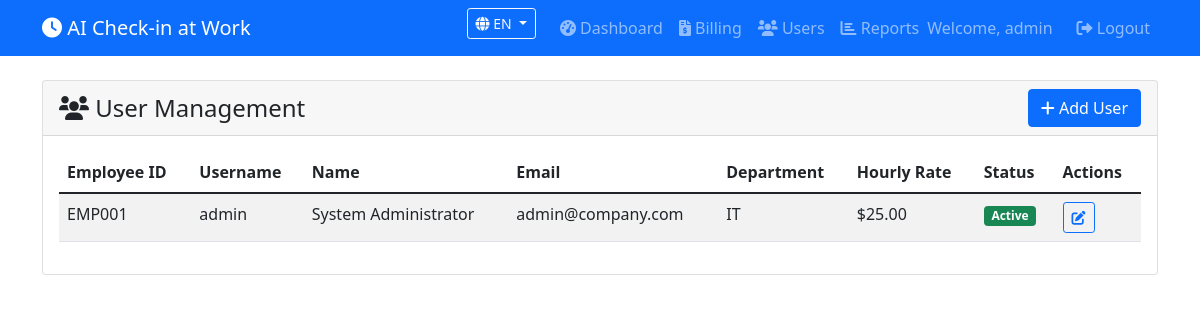
/admin/users (signed in), run on an earlier commit of the app's database.
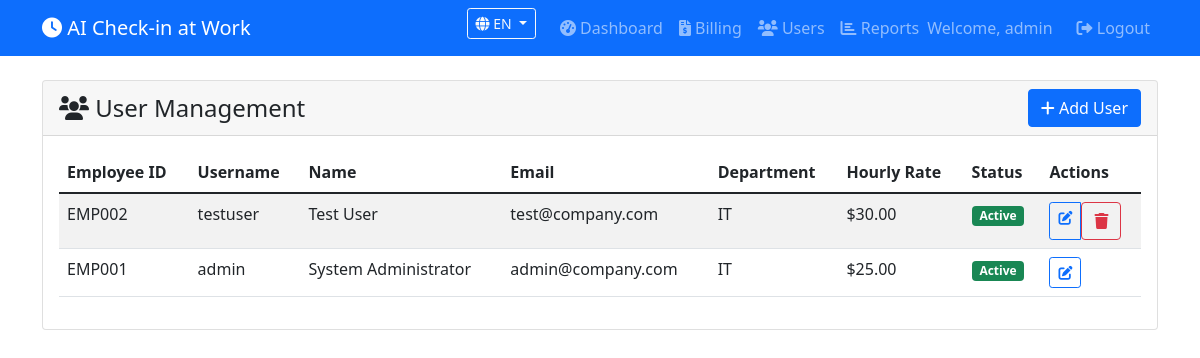
And on a later commit of the database.
### tables this page shows
CREATE TABLE billing_rates (
            id INTEGER PRIMARY KEY AUTOINCREMENT,
            employee_id INTEGER NOT NULL,
            hourly_rate DECIMAL(10,2) NOT NULL DEFAULT 25.00,
            effective_date DATE NOT NULL,
            is_active INTEGER DEFAULT 1,
            created_at TIMESTAMP DEFAULT CURRENT_TIMESTAMP,
            FOREIGN KEY (employee_id) REFERENCES employees (id)
        );

CREATE TABLE employees (
            id INTEGER PRIMARY KEY AUTOINCREMENT,
            employee_id TEXT UNIQUE NOT NULL,
            username TEXT UNIQUE NOT NULL,
            email TEXT UNIQUE NOT NULL,
            password_hash TEXT NOT NULL,
            first_name TEXT NOT NULL,
            last_name TEXT NOT NULL,
            department TEXT,
            position TEXT,
            is_active INTEGER DEFAULT 1,
            created_at TIMESTAMP DEFAULT CURRENT_TIMESTAMP
        );

### src/routes/admin_routes.py (the view)
    def decorated_function(*args, **kwargs):
        if 'employee_id' not in session or session.get('username') != 'admin':
            flash('Admin access required')
            return redirect(url_for('main.dashboard'))
        return f(*args, **kwargs)

### src/database.py (called while the page is built)
def get_db_connection():
    conn = sqlite3.connect(DB_PATH)
    conn.row_factory = sqlite3.Row
    return conn

### src/routes/admin_routes.py (called while the page is built)
def admin_required(f):
    def decorated_function(*args, **kwargs):
        if 'employee_id' not in session or session.get('username') != 'admin':
            flash('Admin access required')
            return redirect(url_for('main.dashboard'))
        return f(*args, **kwargs)
    decorated_function.__name__ = f.__name__
    return decorated_function

@admin_bp.route('/admin/users')
@admin_required
def manage_users():
    conn = get_db_connection()
    users = conn.execute('''
        SELECT e.id, e.employee_id, e.username, e.email, e.first_name, e.last_name,
               e.department, e.position, e.is_active, e.created_at,
               br.hourly_rate
        FROM employees e
        LEFT JOIN billing_rates br ON e.id = br.employee_id AND br.is_active = 1
        ORDER BY e.created_at DESC
    ''').fetchall()
    conn.close()
    return render_template('admin/users.html', users=users)

### templates/admin/users.html (shortened to what this page needs)
{% extends "base.html" %}
{% block content %}
<div class="row">
    <div class="col-12">
        <div class="card">
            <div class="card-header d-flex justify-content-between align-items-center">
                <h4 class="mb-0"><i class="fas fa-users"></i> User Management</h4>
                <a href="{{ url_for('admin.create_user') }}" class="btn btn-primary">
                    <i class="fas fa-plus"></i> Add User
                </a>
            </div>
            <div class="card-body">
                {% if users %}
                <div class="table-responsive">
                    <table class="table table-striped">
                        <thead>
                            <tr>
                                <th>Employee ID</th>
                                <th>Username</th>
                                <th>Name</th>
                                <th>Email</th>
                                <th>Department</th>
                                <th>Hourly Rate</th>
                                <th>Status</th>
                                <th>Actions</th>
                            </tr>
                        </thead>
                        <tbody>
                            {% for user in users %}
                            <tr>
                                <td>{{ user.employee_id }}</td>
                                <td>{{ user.username }}</td>
                                <td>{{ user.first_name }} {{ user.last_name }}</td>
                                <td>{{ user.email }}</td>
                                <td>{{ user.department or '-' }}</td>
                                <td>${{ "%.2f"|format(user.hourly_rate or 25.00) }}</td>
                                <td>
                                    <span class="badge bg-{% if user.is_active %}success{% else %}danger{% endif %}">
                                        {% if user.is_active %}Active{% else %}Inactive{% endif %}
                                    </span>
                                </td>
                                <td>
                                    <div class="btn-group btn-group-sm">
                                        <a href="{{ url_for('admin.edit_user', user_id=user.id) }}" class="btn btn-outline-primary">
                                            <i class="fas fa-edit"></i>
                                        </a>
                                        {% if user.username != 'admin' %}
                                        <form method="POST" action="{{ url_for('admin.delete_user', user_id=user.id) }}" class="d-inline"
                                              onsubmit="return confirm('Are you sure you want to delete this user?')">
                                            <button type="submit" class="btn btn-outline-danger">
                                                <i class="fas fa-trash"></i>
                                            </button>
                                        </form>
                                        {% endif %}
                                    </div>
                                </td>
                            </tr>
                            {% endfor %}
                        </tbody>
                    </table>
                </div>
                {% else %}
                <div class="alert alert-info">
                    <i class="fas fa-info-circle"></i> No users found.
                </div>
                {% endif %}
            </div>
        </div>
    </div>
</div>
{% endblock %}

### templates/base.html (shortened to what this page needs)
<!DOCTYPE html>
<html lang="en">
<head>
    <link href="https://cdn.jsdelivr.net/npm/bootstrap@5.1.3/dist/css/bootstrap.min.css" rel="stylesheet">
    <link href="https://cdnjs.cloudflare.com/ajax/libs/font-awesome/6.0.0/css/all.min.css" rel="stylesheet">
</head>
<body>
    <nav class="navbar navbar-expand-lg navbar-dark bg-primary">
        <div class="container">
            <a class="navbar-brand" href="{{ url_for('main.dashboard') }}">
                <i class="fas fa-clock"></i> AI Check-in at Work
            </a>
            <div class="navbar-nav ms-auto">
                <div class="dropdown me-3">
                    <button class="btn btn-outline-light btn-sm dropdown-toggle" type="button" data-bs-toggle="dropdown">
                        <i class="fas fa-globe"></i> {{ 'EN' if current_lang == 'en' else 'FR' }}
                    </button>
                </div>
                {% if session.employee_id %}
                {% if session.username == 'admin' %}
                <div class="navbar-nav">
                    <a class="nav-link" href="{{ url_for('main.dashboard') }}">
                        <i class="fas fa-tachometer-alt"></i> {{ get_text('dashboard') }}
                    </a>
                    <a class="nav-link" href="{{ url_for('billing.billing_report') }}">
                        <i class="fas fa-file-invoice-dollar"></i> {{ get_text('billing') }}
                    </a>
                    <a class="nav-link" href="{{ url_for('admin.manage_users') }}">
                        <i class="fas fa-users"></i> Users
                    </a>
                    <a class="nav-link" href="{{ url_for('admin.reports') }}">
                        <i class="fas fa-chart-bar"></i> Reports
                    </a>
                </div>
                {% endif %}
                <span class="navbar-text me-3">{{ get_text('welcome') }}, {{ session.employee_name }}</span>
                <a class="nav-link" href="{{ url_for('auth.logout') }}">
                    <i class="fas fa-sign-out-alt"></i> {{ get_text('logout') }}
                </a>
                {% endif %}
            </div>
        </div>
    </nav>
    <div class="container mt-4">
        {% block content %}{% endblock %}
    </div>
</body>
</html>

What changed in the data, as far as the page shows it:
added billing_rates: employee_id "EMP002", username "testuser", first_name "Test", last_name "User", email "test@company.com", department "IT", hourly_rate "30.00"
